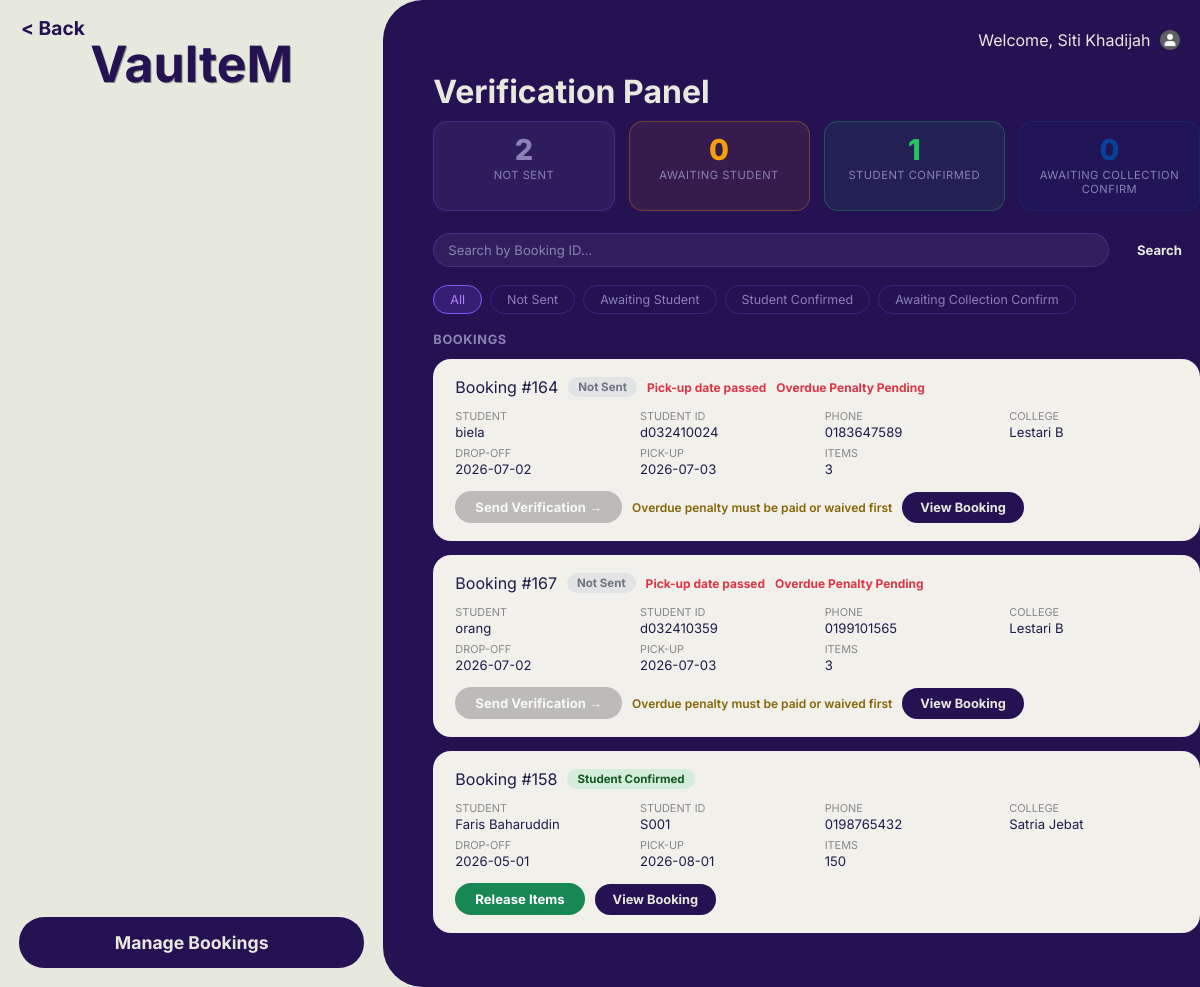
The page /Staffverifypanel.php (signed in) on the database as committed earlier.
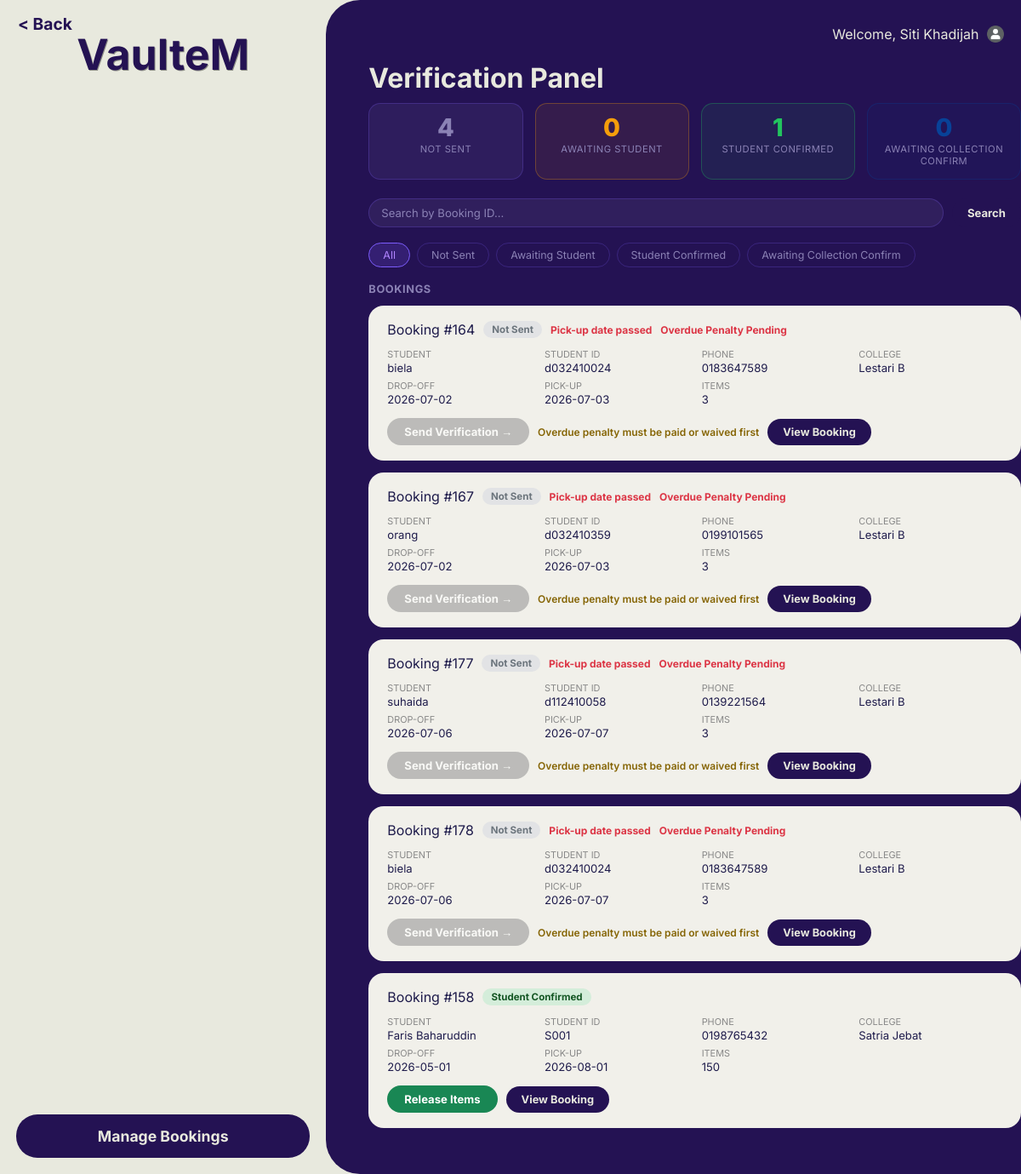
The same page on the database as committed later.
### tables this page shows
CREATE TABLE `booking` (
  `Booking_ID` int(100) NOT NULL,
  `Booking_Date` date NOT NULL,
  `DropOff_Date` date NOT NULL,
  `Pickup_Date` date NOT NULL,
  `Booking_Status` char(100) NOT NULL,
  `Rejection_Reason` text DEFAULT NULL,
  `Rejection_Photo` varchar(255) DEFAULT NULL,
  `Booking_Priority` char(1) NOT NULL,
  `Staff_ID` int(100) NOT NULL,
  `Student_ID` varchar(10) NOT NULL,
  `Dropoff_Photo` varchar(255) DEFAULT NULL,
  `Dropoff_Status` varchar(20) DEFAULT NULL
);

CREATE TABLE `student` (
  `Student_ID` varchar(10) NOT NULL,
  `Student_Name` varchar(100) NOT NULL,
  `Student_Mail` varchar(30) NOT NULL,
  `Student_Password` varchar(100) NOT NULL,
  `Student_PhoneNo` char(15) NOT NULL,
  `Gender` char(1) NOT NULL,
  `Residential_ID` int(100) NOT NULL
);

CREATE TABLE `residential_college` (
  `Residential_ID` int(100) NOT NULL,
  `Residential_Block` varchar(100) NOT NULL,
  `Gender_Type` char(1) NOT NULL
);

### Staffverifypanel.php (the view, shortened to what the changed rows need)
<?php
$conn = new mysqli("localhost", "root", "", "utem_accommodation");
$currentTime        = date('H:i:s');
$withinWorkingHours = ($currentTime >= '08:00:00' && $currentTime <= '11:00:00');
$filterWhere = "AND b.Booking_Status IN ('Approved','Verification_Sent','Confirmed','Released')";
$bookings = $conn->query("
    SELECT b.Booking_ID, b.Pickup_Date, b.DropOff_Date, b.Booking_Status, b.Dropoff_Status,
           s.Student_Name, s.Student_ID, s.Student_PhoneNo,
           rc.Residential_Block,
           COALESCE(SUM(i.Quantity), 0) AS TotalItem,
           (DATE_ADD(b.Pickup_Date, INTERVAL 11 HOUR) < NOW()) AS IsOverduePenalty
    FROM booking b
    LEFT JOIN student s ON b.Student_ID = s.Student_ID
    LEFT JOIN residential_college rc ON s.Residential_ID = rc.Residential_ID
    LEFT JOIN item i ON b.Booking_ID = i.Booking_ID
    WHERE 1=1 $filterWhere
    GROUP BY b.Booking_ID, b.Pickup_Date, b.DropOff_Date, b.Booking_Status, b.Dropoff_Status,
             s.Student_Name, s.Student_ID, s.Student_PhoneNo, rc.Residential_Block
    ORDER BY b.Pickup_Date ASC
");
$r1 = $conn->query("SELECT COUNT(*) AS c FROM booking WHERE LOWER(Booking_Status) = 'approved'");
$statNotSent = $r1 ? $r1->fetch_assoc()['c'] : 0;
?>
<!DOCTYPE html>
<html lang="en">
<head>
    <link rel="stylesheet" href="status.css">
    <link rel="stylesheet" href="mobile.css">
</head>
<body>
<div id="wrapper">
    <div class="leftcontainer">
        <header>
            <h1 onclick="window.location.href='staffMainStatus.php'" style="cursor:pointer;">VaulteM</h1>
        </header>
    </div>
    <div class="rightcontainer">
        <h1>Verification Panel</h1>
        <div class="stats-row">
            <div class="stat-pill grey">
                <div class="s-val"><?php echo $statNotSent; ?></div>
                <div class="s-label">Not Sent</div>
            </div>
        </div>
        <?php
        $today = date('Y-m-d');
        if ($bookings && $bookings->num_rows > 0):
            while ($row = $bookings->fetch_assoc()):
                $bs      = $row['Booking_Status'];
                $overdue = $row['Pickup_Date'] < $today;
        ?>
        <div class="verify-card">
            <div class="verify-top">
                <span class="order-id">Booking #<?php echo $row['Booking_ID']; ?></span>
                <?php if ($bs === 'Released'): ?>
                    <span class="vs-badge vs-released"> Released — Awaiting Collection Confirm</span>
                <?php elseif ($bs === 'Confirmed'): ?>
                    <span class="vs-badge vs-confirmed"> Student Confirmed</span>
                <?php elseif ($bs === 'Verification_Sent'): ?>
                    <span class="vs-badge vs-pending"> Awaiting Student</span>
                <?php else: ?>
                    <span class="vs-badge vs-notsent">Not Sent</span>
                <?php endif; ?>
                <?php if ($overdue): ?>
                    <span class="overdue-flag"> Pick-up date passed</span>
                <?php endif; ?>
                <?php if ($row['IsOverduePenalty']): ?>
                    <span class="overdue-flag"> Overdue Penalty Pending</span>
                <?php endif; ?>
            </div>
            <div class="verify-grid">
                <div><label>Student</label><?php echo htmlspecialchars($row['Student_Name']); ?></div>
                <div><label>Student ID</label><?php echo htmlspecialchars($row['Student_ID']); ?></div>
                <div><label>Phone</label><?php echo htmlspecialchars($row['Student_PhoneNo'] ?? 'N/A'); ?></div>
                <div><label>College</label><?php echo htmlspecialchars($row['Residential_Block'] ?? 'N/A'); ?></div>
                <div><label>Drop-off</label><?php echo htmlspecialchars($row['DropOff_Date']); ?></div>
                <div><label>Pick-up</label><?php echo htmlspecialchars($row['Pickup_Date']); ?></div>
                <div><label>Items</label><?php echo $row['TotalItem']; ?></div>
            </div>
            <div class="action-row">
                <?php if ($bs === 'Released'): ?>
                    <span class="awaiting-collection-note"> Items released — waiting for student to confirm collection.</span>
                <?php elseif ($bs === 'Confirmed'): ?>
                    <form method="POST" style="display:inline">
                        <button type="submit" class="btn-release"
                            onclick="return confirm('Release items for Booking #<?php echo $row['Booking_ID']; ?>? The student will need to confirm collection afterward.')">
                             Release Items
                        </button>
                    </form>
                <?php else: ?>
                    <button class="btn-send" disabled
                        title="<?php
                            if ($row['IsOverduePenalty']) echo 'Overdue penalty must be paid or waived first';
                            elseif ($row['Dropoff_Status'] !== 'Confirmed') echo 'Drop-off photo must be uploaded and confirmed by the student first';
                            else echo 'Only available 8:00 AM - 11:00 AM';
                        ?>">
                        Send Verification →
                    </button>
                    <span class="verify-blocked-note">
                        <?php
                            if ($row['IsOverduePenalty']) {
                                echo 'Overdue penalty must be paid or waived first';
                            } elseif ($row['Dropoff_Status'] !== 'Confirmed') {
                                echo 'Upload & confirm drop-off photo first';
                            } else {
                                echo 'Only available 8:00 AM - 11:00 AM';
                            }
                        ?>
                    </span>
                <?php endif; ?>
                <a href="staffBookingDetail.php?id=<?php echo $row['Booking_ID']; ?>" class="btn-view">View Booking</a>
            </div>
        </div>
        <?php endwhile;
        else: ?>
        <div class="empty-box"> No bookings match this filter.</div>
        <?php endif; ?>
    </div>
</div>
</body>
</html>

Rows that differ between the two databases and show on the page:
added booking: Booking_ID "177", Booking_Status "Not Sent", shows "Pick-up date passed", shows "Overdue Penalty Pending", Student_ID.Student_Name "suhaida", Student_ID.Student_ID "d112410058", Student_ID.Student_PhoneNo "0139221564", residential_college.Residential_Block "Lestari B", DropOff_Date "2026-07-06", Pickup_Date "2026-07-07", TotalItem "3", shows "Overdue penalty must be paid or waived first"
added booking: Booking_ID "178", Booking_Status "Not Sent", shows "Pick-up date passed", shows "Overdue Penalty Pending", Student_ID.Student_Name "biela", Student_ID.Student_ID "d032410024", Student_ID.Student_PhoneNo "0183647589", residential_college.Residential_Block "Lestari B", DropOff_Date "2026-07-06", Pickup_Date "2026-07-07", TotalItem "3", shows "Overdue penalty must be paid or waived first"
Other text that changed with them:
$statNotSent: "2" → "4"
